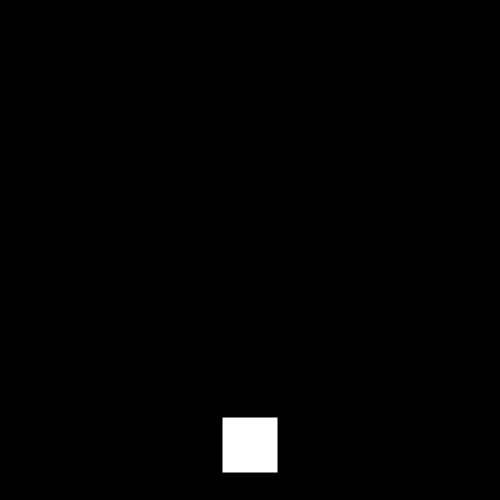
Frame 1 (no input)
Frame 60 (the mouse pressed at the canvas centre just before this capture): identical to frame 1, image omitted
Frame 120 (the mouse held since frame 60 and released just before this capture): identical to frame 1, image omitted

The Processing sketch that drew this single still picture (run headless with seeded random() and noise(); from frame 60 on, the mouse is pressed at the canvas centre):

// Processing sketch: space_invaders
// ── space_invaders.pde
Player player;
Bullet bullet;
//Bullet[] bullets = new Bullet[10];

void setup() {
  frameRate(30);
  size(500,500);
  noStroke();
  player = new Player();
}

void draw() {
  background(0);
  player.display();
  
  
  //check to see if bullet has been defined
  if (bullet != null) {
    bullet.update();
    bullet.display();
  }
  
  
  //for(int i=0; i < bullets.length; i++) {
  //  if (bullets[i] != null) {
  //    bullets[i].update();
  //    bullets[i].display();
  //  }
  //}
}

void keyPressed() {
  if (keyPressed) {
    if (key == 'a' || keyCode == LEFT) {
      //move chracter to left
      player.moveCharLeft(); 
    } else if (key == 'd' || keyCode == RIGHT) {
      //move chracter to right
      player.moveCharRight(); 
    }
    if (key == ' ') {
      bullet = new Bullet(player.pos,height-55);
    }
  }
}

// ── Bullet.pde
class Bullet {
  PVector pos;
  PVector vel;
  
  //constructor
  Bullet(float x, float y) {
    pos = new PVector(x,y);
  }
  
  void update() {
    pos.y-=5;
  }
  
  void fire() {
  }
  
  void display() {
    ellipse(pos.x, pos.y, 20, 20);
  }
  
  //hit alien
  
  //exit screen bounds
  
}

// ── Player.pde
class Player {
  int pos;
  int radius;
  int playerHitBox;

  // Constructor
  Player() {
    pos = width/2;
    playerHitBox = 55;
    
  }
  
  void fire() {
    
  }

  void moveCharRight() {
    if (pos > width-(playerHitBox/2)) {
      println("hit edge");
    } else {
      pos+= 5;
    }
  }
  
  void moveCharLeft() {
    if (pos < 0+(playerHitBox/2)) {
      println("hit edge");
    } else {
      pos-= 5;
    }
  }

  void display() {
    rectMode(CENTER);
    // x , y, size w, size h
    rect(pos, height-55, playerHitBox, playerHitBox);
  }
}
